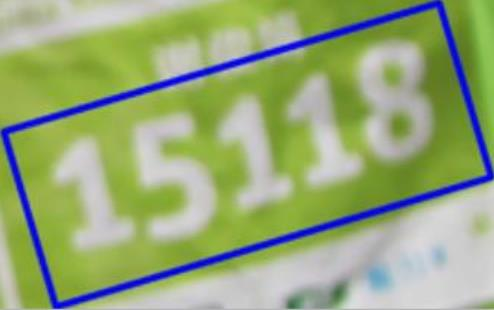
#> input picture machine learning/tensorflow/rotate.jpg, 494 x 310 px
$ python rand.py
#> lines starting #> are read from the running program, lines starting #| are printed output that depends on the picture; after the words box and inside, x2 and y2 are one past the last pixel; in counts of white or black regions, pixels touching at a corner belong together
import numpy as np
import imutils
import cv2

image = cv2.imread("rotate.jpg")
#> image is the input picture: shape (310, 494, 3); mean B, G, R 120.7, 168.1, 150.7

a=np.array([56,306,0,130,438,0,492,174])
vector_1=a[0:2]
vector_2=a[2:4]
vector_4=a[6:8]
l1=np.linalg.norm(vector_2-vector_1)
l2=np.linalg.norm(vector_4-vector_1)
y=(vector_4-vector_1)[1]
x=(vector_4-vector_1)[0]
angle=-np.arctan2(y,x)*180/np.pi

w=int(l2)
h=int(l1)
print(w,h)
print(angle)


rotated = imutils.rotate_bound(image, angle)
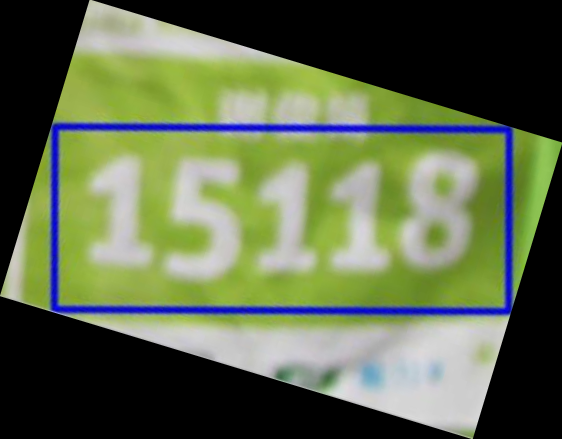
#> rotated: shape (439, 562, 3); mean B, G, R 74.9, 104.4, 93.5
shape = rotated.shape[ :2 ]
#> shape = (439, 562)
center = (int(shape[ 1 ] / 2), int(shape[ 0 ] / 2))
#> center = (281, 219)
cv2.circle(rotated,center,2, (0, 0, 255), -1)
#> rotated: shape (439, 562, 3); 0.01% of pixels changed, all inside (x1, y1, x2, y2) = (279, 217, 284, 222)
x1=int(center[0]-w/2)
#> x1 = 53
y1=int(center[1]-h/2)
#> y1 = 127
cv2.circle(rotated,(x1,y1),2, (0, 0, 255), -1)#左上角
#> rotated: shape (439, 562, 3); mean B, G, R 74.9, 104.3, 93.5
cv2.circle(rotated,(x1+w,y1+h),2, (0, 0, 255), -1)#右下角
#> rotated: shape (439, 562, 3); mean B, G, R 74.9, 104.3, 93.6
print(x1,y1)
#| 53 127
print(rotated.shape)
#| (439, 562, 3)
crop_image=rotated[y1:y1+h,x1:x1+w:]
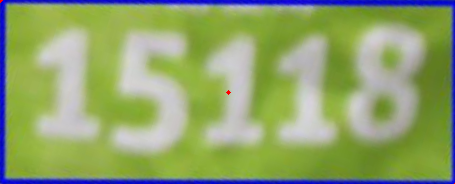
#> crop_image: shape (184, 455, 3); mean B, G, R 108, 162.7, 143.8
print(crop_image.shape)
#| (184, 455, 3)
cv2.imshow("Rotated (Correct)",crop_image)
cv2.waitKey(0)

$ run again, with machine learning/tensorflow/2.jpg copied over machine learning/tensorflow/rotate.jpg
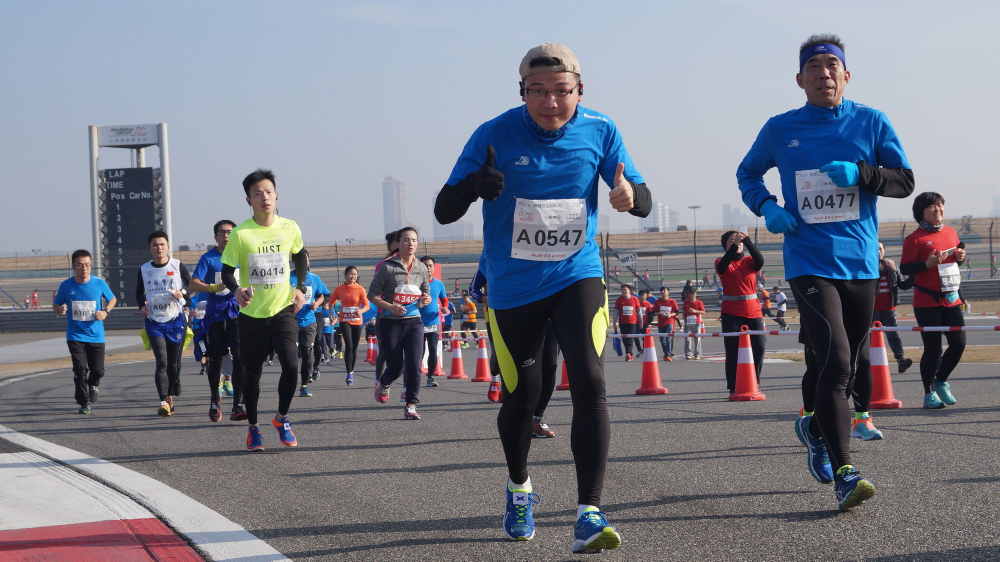
#> input picture machine learning/tensorflow/2.jpg, 2000 x 1123 px (shown at 1/2 size)
#> image is the input picture: shape (1123, 2000, 3); mean B, G, R 136.7, 125.5, 122.7
#> `rotated = imutils.rotate_bound(image, angle)`:
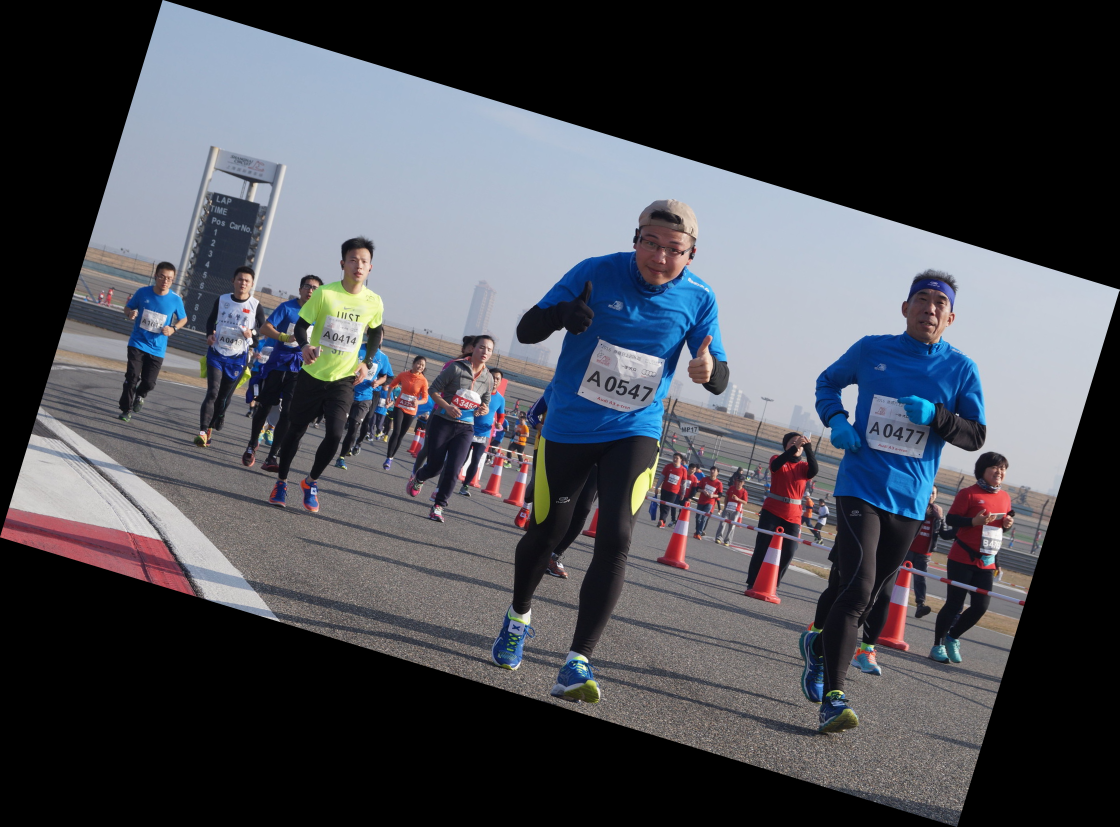
#> rotated: shape (1654, 2239, 3) (shown at 1/2 size); mean B, G, R 82.9, 76.1, 74.4
#| 891 735
#| (1654, 2239, 3)
#> `crop_image=rotated[y1:y1+h,x1:x1+w:]`:
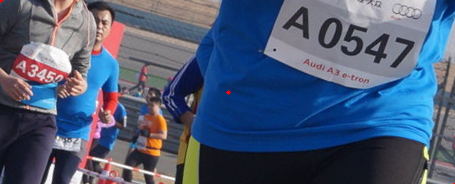
#> crop_image: shape (184, 455, 3); mean B, G, R 115.8, 90.1, 76.4
#| (184, 455, 3)
